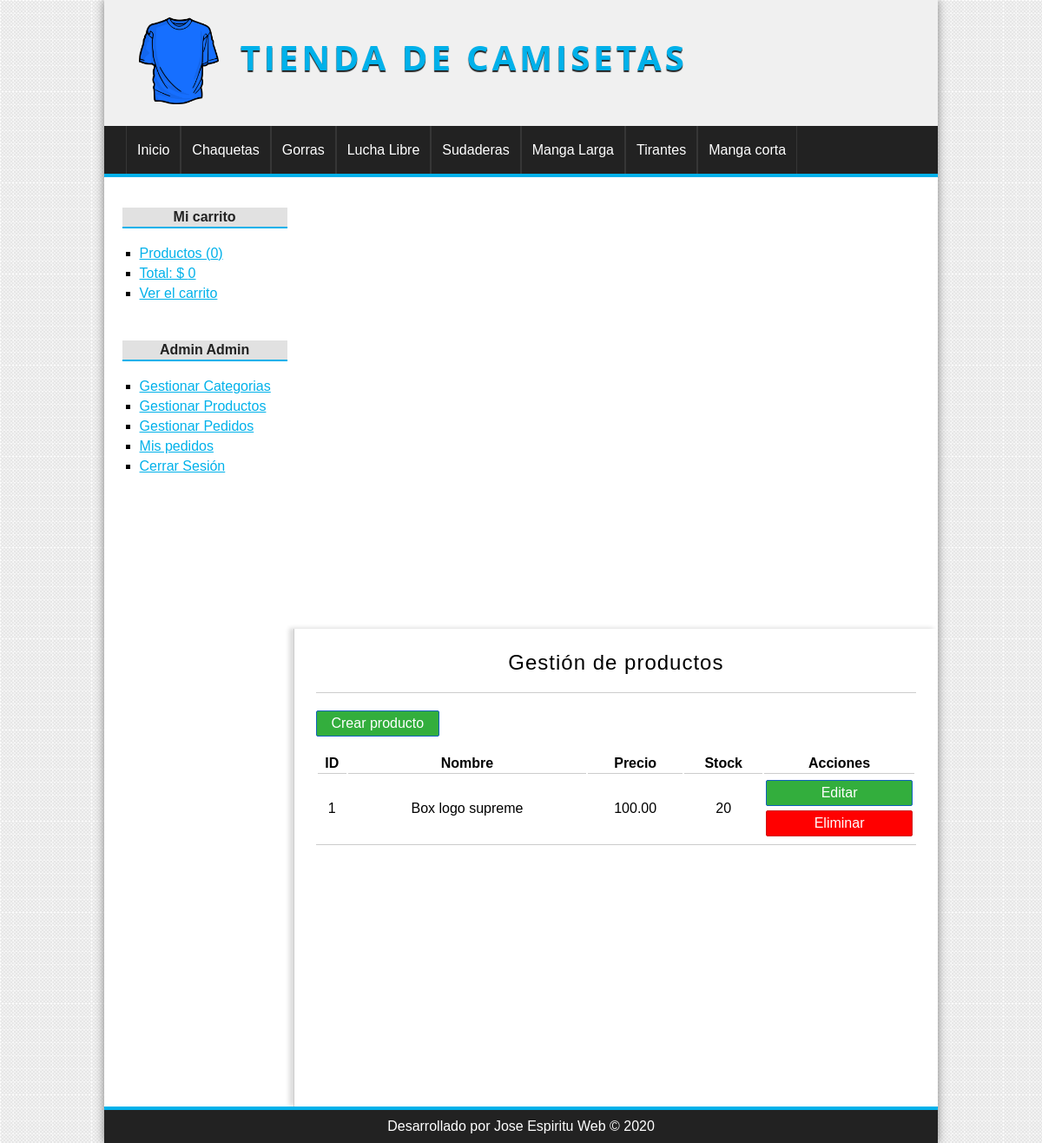
Before: /producto/gestion (signed in) with the older database file.
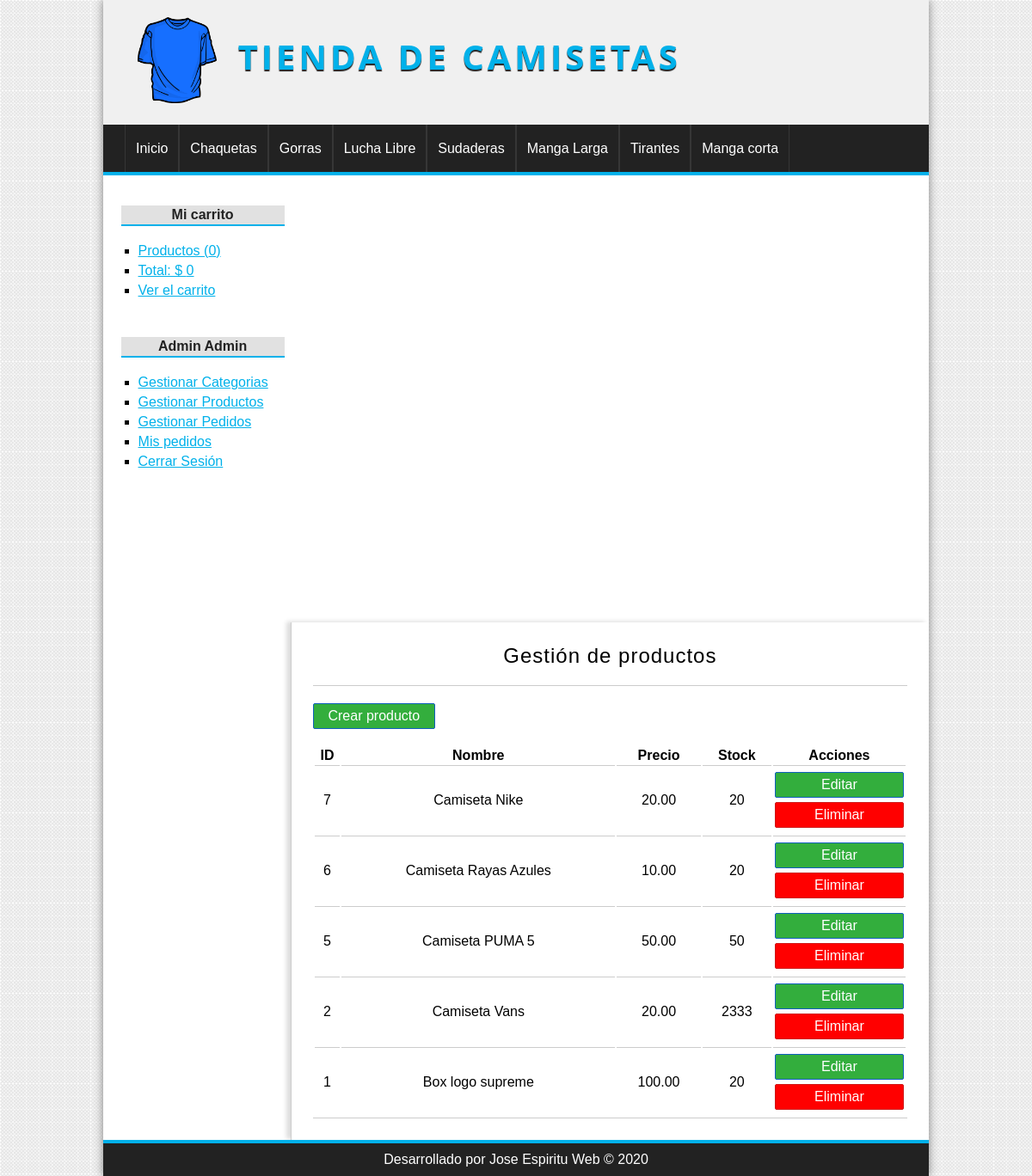
After: the same page with the newer database file.
### tables this page shows
CREATE TABLE `categorias` (
  `id` int(255) NOT NULL,
  `nombre` varchar(100) NOT NULL
);

CREATE TABLE `productos` (
  `id` int(255) NOT NULL,
  `categoria_id` int(255) NOT NULL,
  `nombre` varchar(100) NOT NULL,
  `descripcion` text DEFAULT NULL,
  `precio` float(100,2) NOT NULL,
  `stock` int(255) NOT NULL,
  `oferta` varchar(2) DEFAULT NULL,
  `fecha` date NOT NULL,
  `imagen` varchar(255) DEFAULT NULL
);

### config/db.php (called while the page is built)
<?php
class Database{
    public static function connect(){
        $db = new mysqli('localhost', 'root', '', 'tienda_php_poo');
        $db->query("SET NAMES 'utf-8'");
        return $db;
    }
}
?>

### helpers/utils.php (called while the page is built, shortened)
<?php
class Utils{
    public static function showCategorias(){
        require_once 'models/categoria.php';
        $categoria = new Categoria();
        $categorias = $categoria->getAll();
        return $categorias;
    }
}
?>

### models/categoria.php (called while the page is built, shortened)
<?php
class Categoria{
    private $db;
    public function __construct(){
        $this->db = Database::connect();
    }
    public function getAll(){
        $categorias = $this->db->query("SELECT * FROM categorias ORDER BY id DESC;");
        return $categorias;
    }
}
?>

### controllers/ProductoController.php (called while the page is built, shortened)
<?php
require_once 'models/producto.php';
class productoController {
    public function gestion(){
        $producto = new Producto();
        $productos = $producto->getAll();
        require_once 'views/producto/gestion.php';
    }
}
?>

### models/producto.php (called while the page is built, shortened)
<?php
class Producto{
    private $db;
    public function __construct(){
        $this->db = Database::connect();
    }
    public function getAll(){
        $productos = $this->db->query("SELECT * FROM productos ORDER BY id DESC;");
        return $productos;
    }
}
?>

### views/producto/gestion.php (the view, shortened to what this page needs)
<h1>Gestión de productos</h1>
<a href="<?=BASE_URL?>producto/crear" class="button button-small">Crear producto</a>
<table>
    <tr>
        <th>ID</th>
        <th>Nombre</th>
        <th>Precio</th>
        <th>Stock</th>
        <th>Acciones</th>
    </tr>
    <?php while($pro = $productos->fetch_object()): ?>
        <tr>
            <td><?=$pro->id?></td>
            <td><?=$pro->nombre?></td>
            <td><?=$pro->precio?></td>
            <td><?=$pro->stock?></td>
            <td>
                <a href="<?=BASE_URL?>producto/editar&id=<?=$pro->id?>" class="button button-gestion">Editar</a>
                <a href="<?=BASE_URL?>producto/eliminar&id=<?=$pro->id?>" class="button button-gestion button-red">Eliminar</a>
            </td>
        </tr>
    <?php endwhile; ?>
</table>

### views/layout/header.php (shortened to what this page needs)
<!DOCTYPE html>
<html lang="es">
<head>
    <link rel="stylesheet" href="<?=BASE_URL?>assets/css/styles.css" />
</head>
<body>
    <div id="container">
        <header id="header">
            <div id="logo">
                <img src="<?=BASE_URL?>assets/img/camiseta.png" alt="Camiseta Logo" />
                <a href="<?=BASE_URL?>">
                    Tienda de camisetas
                </a>
            </div>
        </header>
        <?php $categorias = Utils::showCategorias(); ?>
        <nav id="menu">
            <ul>
                <li>
                    <a href="<?=BASE_URL?>">Inicio</a>
                </li>
                <?php  while($cat = $categorias->fetch_object()): ?>
                    <li>
                        <a href="<?=BASE_URL?>categoria/ver&id=<?=$cat->id?>"><?=$cat->nombre?></a>
                    </li>
                <?php endwhile; ?>
            </ul>
        </nav>
        <div id="content">

Changed rows visible on the page:
added productos: id "7", nombre "Camiseta Nike", precio "20.00", stock "20"
added productos: id "6", nombre "Camiseta Rayas Azules", precio "10.00", stock "20"
added productos: id "5", nombre "Camiseta PUMA 5", precio "50.00", stock "50"
added productos: id "2", nombre "Camiseta Vans", precio "20.00", stock "2333"
